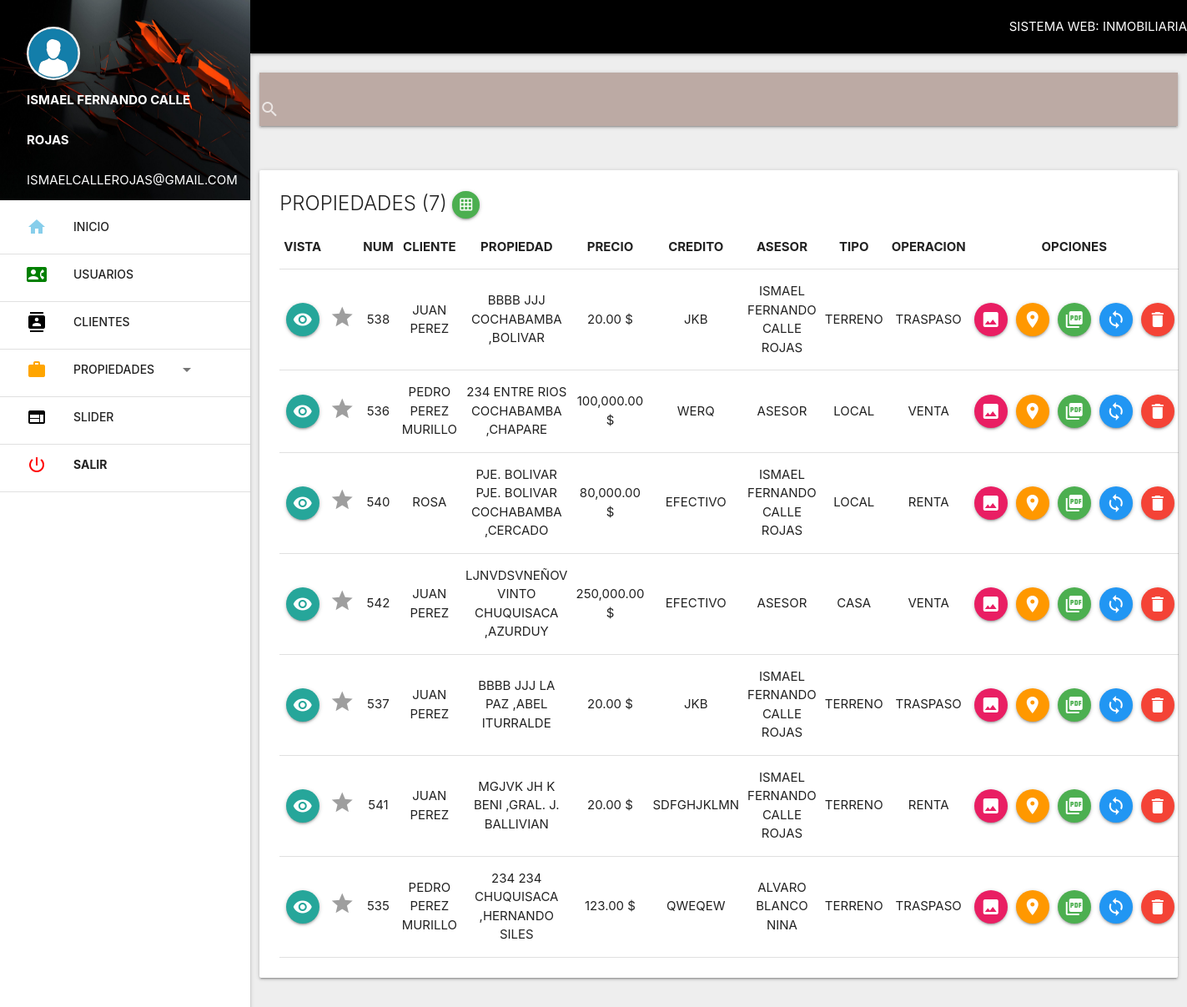
Before: /admin/propiedades/index.php (signed in) with the older database file.
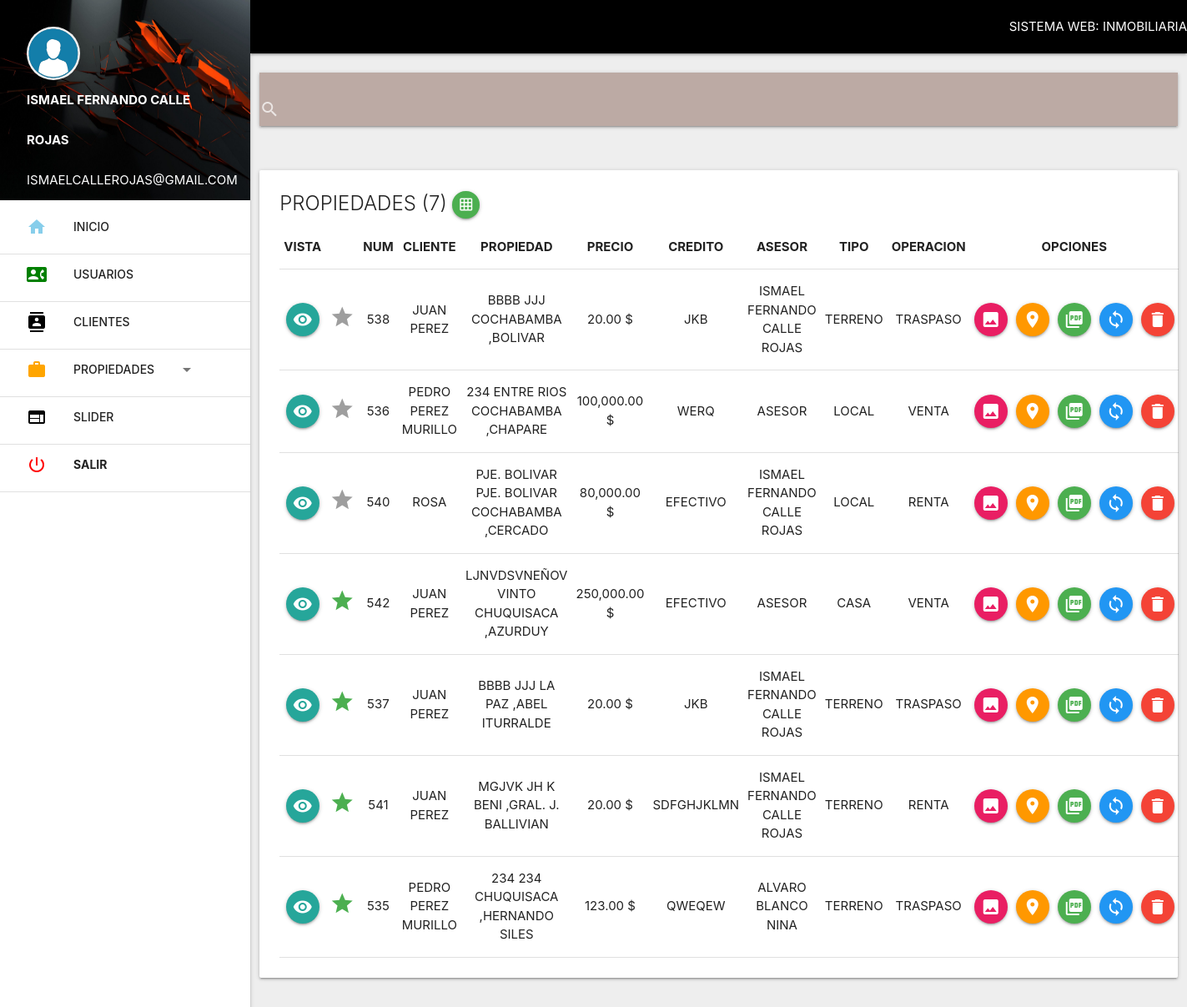
After: the same page with the newer database file.
### tables this page shows
CREATE TABLE `inventario` (
  `propiedad` varchar(200) NOT NULL,
  `consecutivo` int(10) NOT NULL,
  `id_cliente` int(10) NOT NULL,
  `departamento` varchar(50) NOT NULL,
  `provincia` varchar(100) NOT NULL,
  `nombre_cliente` varchar(200) NOT NULL,
  `precio` double NOT NULL,
  `fraccionamiento` varchar(100) NOT NULL,
  `calle_num` varchar(100) NOT NULL,
  `numero_int` int(10) NOT NULL,
  `m2t` int(10) NOT NULL,
  `banos` int(2) NOT NULL,
  `plantas` int(2) NOT NULL,
  `caracteristicas` text NOT NULL,
  `m2c` int(10) NOT NULL,
  `recamaras` int(2) NOT NULL,
  `cocheras` int(2) NOT NULL,
  `observaciones` text NOT NULL,
  `forma_pago` varchar(50) NOT NULL,
  `asesor` varchar(200) NOT NULL,
  `tipo_inmueble` varchar(100) NOT NULL,
  `fecha_registro` date NOT NULL,
  `comentario_web` text NOT NULL,
  `operacion` varchar(50) NOT NULL,
  `foto_principal` varchar(200) NOT NULL,
  `mapa` varchar(200) NOT NULL,
  `latitud` varchar(200) NOT NULL,
  `longitud` varchar(200) NOT NULL,
  `marcado` varchar(2) NOT NULL,
  `estatus` varchar(50) NOT NULL
);

### admin/propiedades/index.php (the view, shortened to what the changed rows need)
<?php
include '../extend/header.php';
if(isset($_GET['ope'])){
  $operacion = $con->real_escape_string(htmlentities($_GET['ope']));
  $sel = $con->prepare("SELECT propiedad,consecutivo,nombre_cliente,calle_num,fraccionamiento,departamento,provincia,precio,forma_pago,asesor,tipo_inmueble,operacion,mapa, latitud, longitud, marcado FROM inventario WHERE estatus = 'ACTIVO' AND operacion = ? ");
      $sel->bind_param('s',$operacion);
$sel->execute();
          $res = $sel->get_result();
          $row = mysqli_num_rows($res);
}else{
  $sel = $con->prepare("SELECT propiedad,consecutivo,nombre_cliente,calle_num,fraccionamiento,departamento,provincia,precio,forma_pago,asesor,tipo_inmueble,operacion,mapa, latitud, longitud, marcado FROM inventario WHERE estatus = 'ACTIVO' ");
  $sel->execute();
  $res = $sel->get_result();
}
?>
<br>
<div class="row">
  <div class="col s12">
    <div class="card">
      <div class="card-content">
        <table class="excel" border="1">
          <thead>
              <th class="borrar">Vista</th>
              <th></th>
              <th>Num</th>
              <th>Cliente</th>
              <th>Propiedad</th>
              <th>Precio</th>
              <th>Credito</th>
              <th>Asesor</th>
              <th>Tipo</th>
              <th>Operacion</th>
              <th colspan="5" class="borrar">Opciones</th>
          </thead>
          <?php
          $sel->execute();
          $res = $sel->get_result();
          while ($f =$res->fetch_assoc()) { ?>
            <tr>
            <td class="borrar">
              <button data-target="modal1" onclick="enviar(this.value)" value="<?php echo $f['propiedad'] ?>" class="btn-floating modal-trigger" title="Visualizar todos los datos de esta propiedad"><i class="material-icons">visibility</i>
              </button>
            </td>
              <td>
                <?php if ($f['marcado']==''):?>
                  <a href="marcado.php?id=<?php echo $f['propiedad'] ?>&marcado=SI"><i class="small grey-text material-icons">grade</i></a>
                  <?php else: ?>
                    <a href="marcado.php?id=<?php echo $f['propiedad'] ?>&marcado="><i class="small green-text material-icons">grade</i></a>
                <?php endif; ?>
              </td>
              <td><?php echo $f['consecutivo'] ?></td>
              <td><?php echo $f['nombre_cliente'] ?></td>
              <td><?php echo $f['calle_num'].' '.$f['fraccionamiento'].' '.$f['departamento'].' ,'.$f['provincia'] ?></td>
              <td><?php echo number_format($f['precio'],2);  ?> $</td>
              <td><?php echo $f['forma_pago'] ?></td>
              <td><?php echo $f['asesor'] ?></td>
              <td><?php echo $f['tipo_inmueble'] ?></td>
              <td><?php echo $f['operacion'] ?></td>
              <td class="borrar" title="Acceso a imagenes de esta Propiedad"><a href="imagenes.php?id=<?php echo $f['propiedad'] ?>" class="btn-floating pink"><i class="material-icons">image</i></a></td>
              <td class="borrar">
              <button data-target="modal2" onclick="enviar1(this.value)" value="<?php echo $f['propiedad'] ?>" class="btn-floating modal-trigger orange" title="Mapa de esta propiedad"><i class="material-icons">room</i>
              </button></td>
              <td class="borrar">
              <a href="pdf.php?id=<?php echo $f['propiedad'] ?>" class="btn-floating green" title="Exportar datos en PDF"><i class="material-icons">picture_as_pdf</i></a>
              </td>
              <td class="borrar"><a href="editar_propiedad.php?id=<?php echo $f['propiedad'] ?>" class="btn-floating waves-effect waves-light blue" title="Actualizar datos de la propiedad"><i class="material-icons">loop</i></a>
              </td>
              <td class="borrar"><a href="#" title="Cancelar propiedad" class="btn-floating waves-effect waves-light red" onclick="swal({
                  title: 'Esta seguro que desea cancelar la propiedad?',
                  text: 'Al cancelarlo la propiedad pasara a un estado inactivo!',
                  type: 'warning',
                  showCancelButton: true,
                  confirmButtonColor: '#3085d6',
                  cancelButtonColor: '#d33',
                  confirmButtonText: 'Si, cancelar!'
                  }).then(function() {
                  location.href='cancelar_propiedad.php?id=<?php echo $f['propiedad'] ?>&accion=CANCELADO'; })"> <i class="material-icons">delete</i></a>
              </td>
            </tr>
          <?php }
           ?>
        </table>
      </div>
    </div>
  </div>
</div>
  <?php include '../extend/scripts.php'; ?>
</body>
</html>

Changed rows visible on the page:
changed inventario "LJNVDSVNEÑOV": marcado empty → "SI" (drawn)
changed inventario "LA PAZ": marcado empty → "SI" (drawn)
changed inventario "MGJVK": marcado empty → "SI" (drawn)
changed inventario "HERNANDO SILES": marcado empty → "SI" (drawn)
